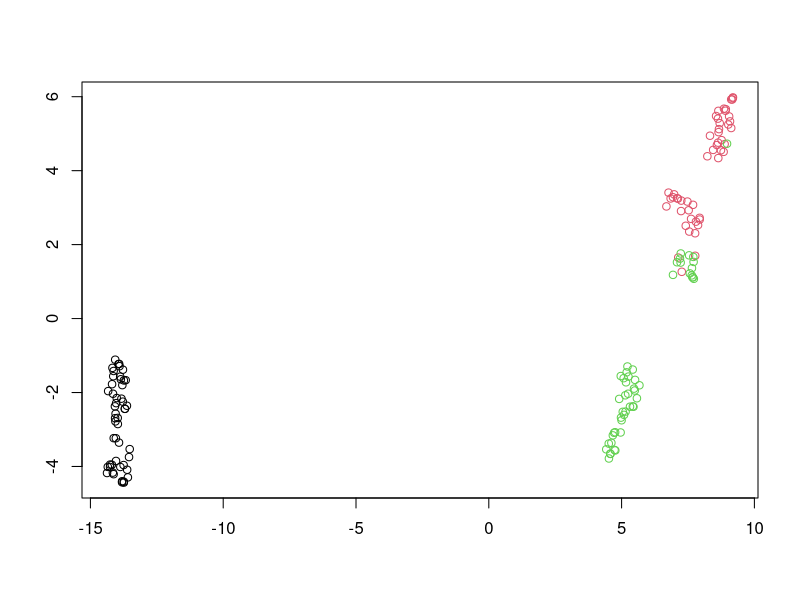
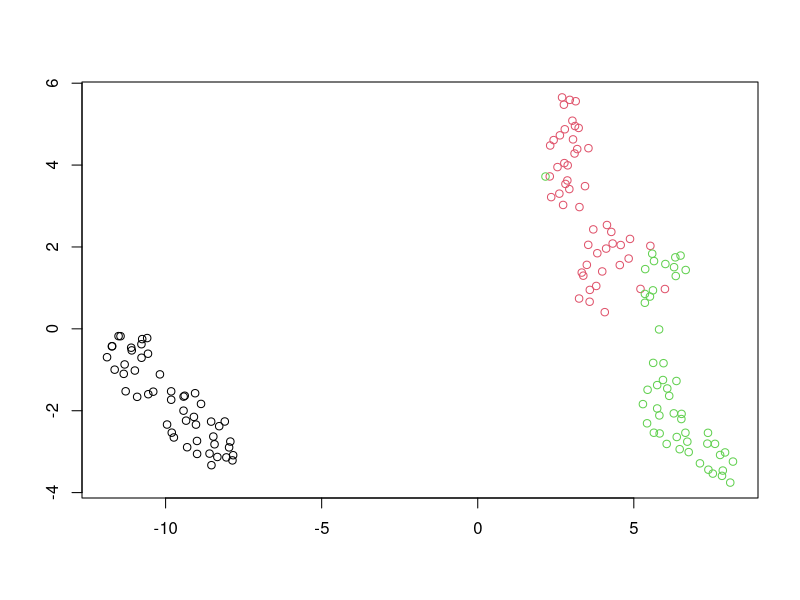
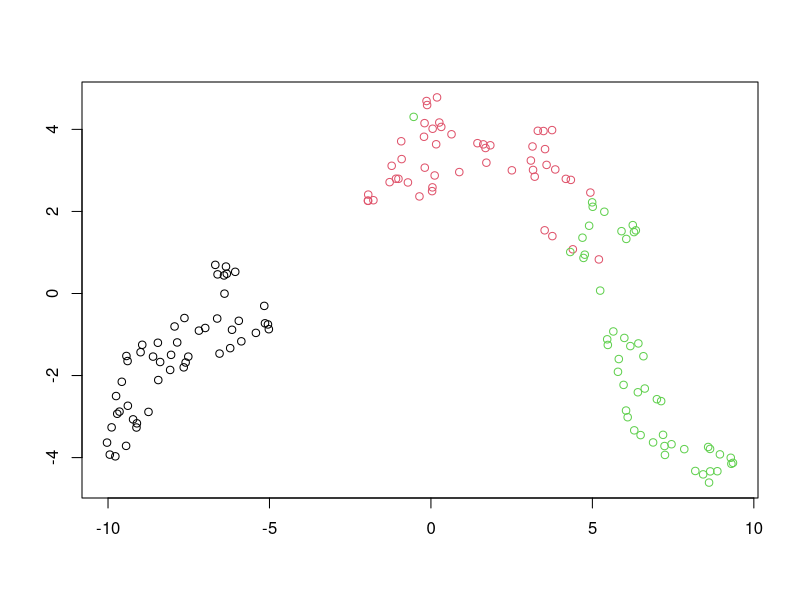
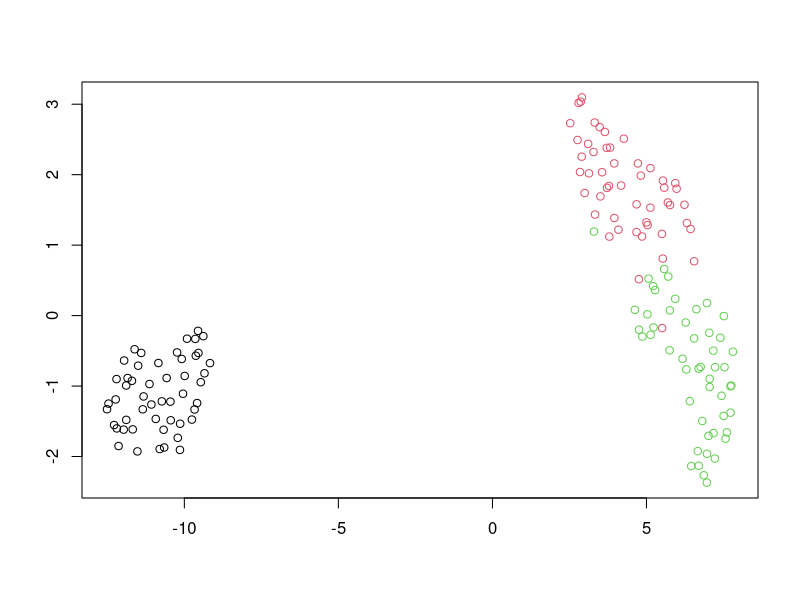
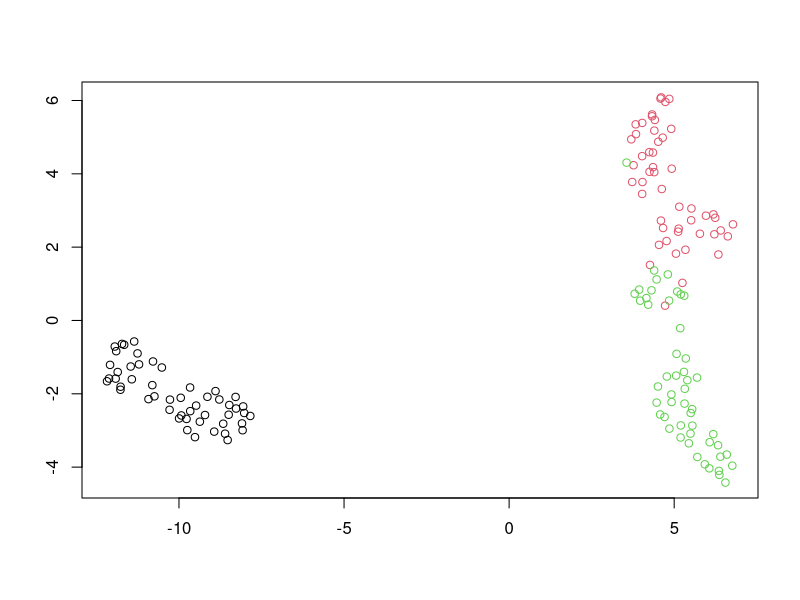
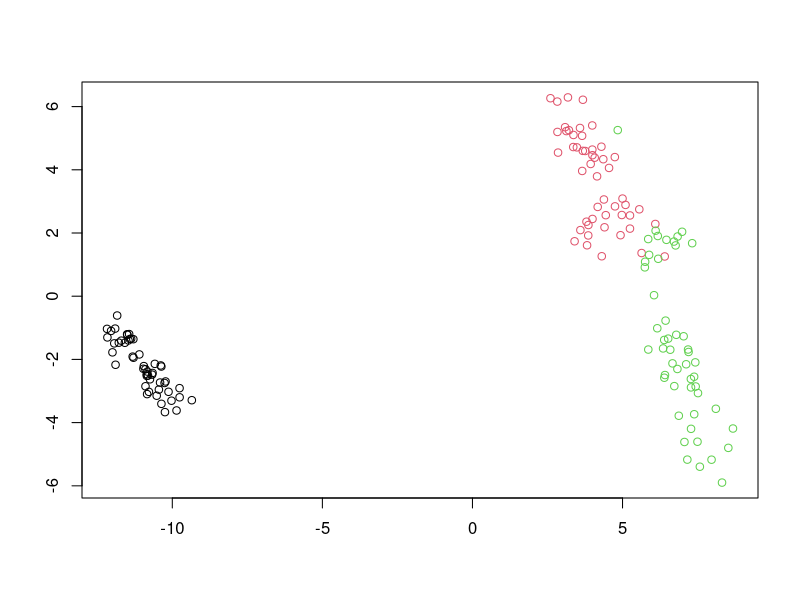
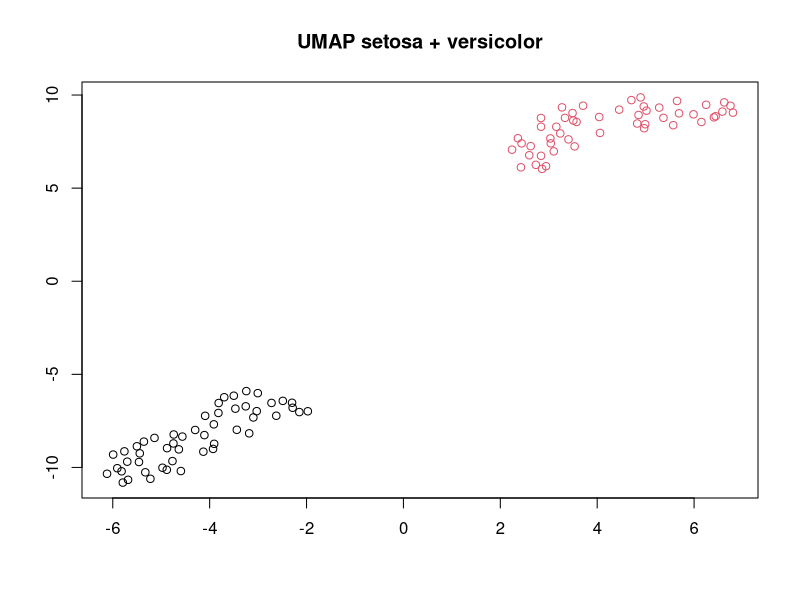
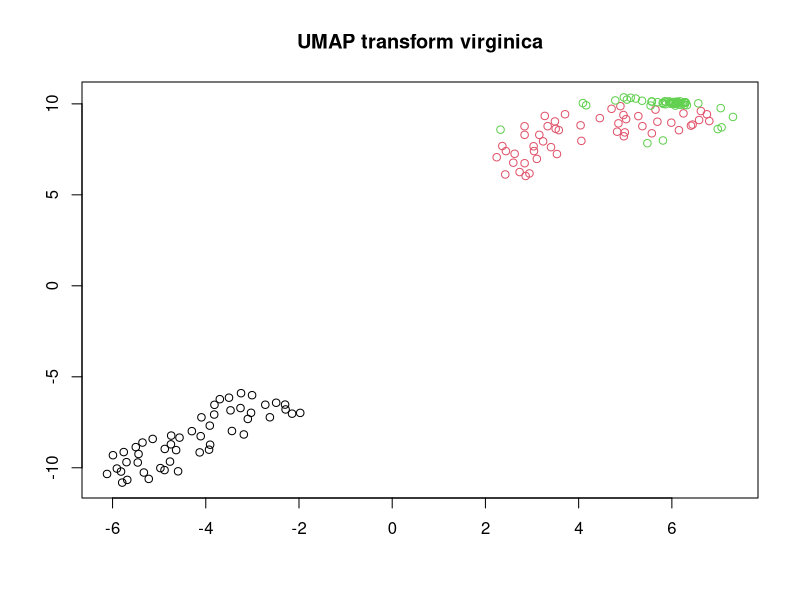

The R script that drew these images, in order: (Note: this script raises an error after producing the figures.)
## ---- chunk 1
knitr::opts_chunk$set(
  collapse = TRUE,
  comment = "#>"
)
## ---- chunk 2
library(uwot)
library(RSpectra)
## ---- chunk 3
kabsch <- function(pm, qm) {
  pm_dims <- dim(pm)
  if (!all(dim(qm) == pm_dims)) {
    stop(call. = TRUE, "Point sets must have the same dimensions")
  }
  # The rotation matrix will have (ncol - 1) leading ones in the diagonal
  diag_ones <- rep(1, pm_dims[2] - 1)

  # center the points
  pm <- scale(pm, center = TRUE, scale = FALSE)
  qm <- scale(qm, center = TRUE, scale = FALSE)

  am <- crossprod(pm, qm)

  svd_res <- svd(am)
  # use the sign of the determinant to ensure a right-hand coordinate system
  d <- determinant(tcrossprod(svd_res$v, svd_res$u))$sign
  dm <- diag(c(diag_ones, d))

  # rotation matrix
  um <- svd_res$v %*% tcrossprod(dm, svd_res$u)

  # Rotate and then translate to the original centroid location of qm
  sweep(t(tcrossprod(um, pm)), 2, -attr(qm, "scaled:center"))
}
iris_pca2 <- prcomp(iris[, 1:4])$x[, 1:2]
plot_umap <- function(coords, col = iris$Species, pca = iris_pca2) {
  plot(kabsch(coords, pca), col = col, xlab = "", ylab = "")
}
## ---- chunk 4
set.seed(42)
iris_umap <- umap(iris)
plot_umap(iris_umap)
## ---- chunk 5
set.seed(42)
iris_umap_md05 <- umap(iris, min_dist = 0.3)
plot_umap(iris_umap_md05)
## ---- chunk 6
set.seed(42)
iris_umap_nbrs5 <- umap(iris, n_neighbors = 5, min_dist = 0.3)
plot_umap(iris_umap_nbrs5)
## ---- chunk 7
set.seed(42)
iris_umap_nbrs100 <- umap(iris, n_neighbors = 100, min_dist = 0.3)
plot_umap(iris_umap_nbrs100)
## ---- chunk 8
set.seed(42)
iris_umap_spca <-
  umap(iris,
    init = "spca",
    init_sdev = "range",
    min_dist = 0.3
  )
plot_umap(iris_umap_spca)
## ---- chunk 9
set.seed(42)
iris_umapds <- umap(iris, min_dist = 0.3, dens_scale = 0.5)
plot_umap(iris_umapds)
## ---- chunk 10
set.seed(42)

iris_train <- iris[iris$Species %in% c("setosa", "versicolor"), ]
iris_train_umap <-
  umap(iris_train, min_dist = 0.3, ret_model = TRUE)
plot(
  iris_train_umap$embedding,
  col = iris_train$Species,
  xlab = "",
  ylab = "",
  main = "UMAP setosa + versicolor"
)
## ---- chunk 11
iris_test <- iris[iris$Species == "virginica", ]
set.seed(42)
iris_test_umap <- umap_transform(iris_test, iris_train_umap)
plot(
  rbind(iris_train_umap$embedding, iris_test_umap),
  col = iris$Species,
  xlab = "",
  ylab = "",
  main = "UMAP transform virginica"
)
## ---- chunk 12
knitr::include_graphics("mnist-py.png")
## ---- chunk 13
knitr::include_graphics("mnist-r.png")
